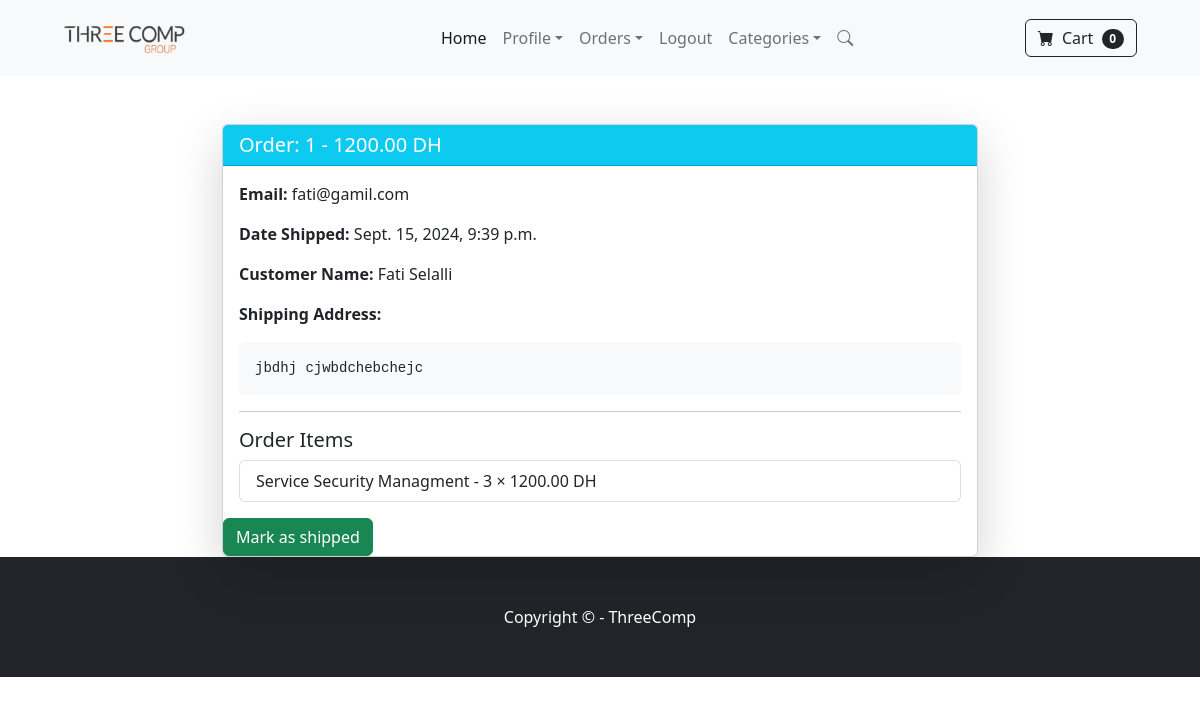
/payment/orders/1 (signed in), run on the app's committed database.
### payment/models.py (models this page shows, shortened)
class Order(models.Model):
    user = models.ForeignKey(User, on_delete=models.CASCADE, null=True, blank=True)
    full_name = models.CharField(max_length=250)
    email = models.EmailField(max_length=250)
    shipping_address = models.TextField(max_length=1500)
    amount_paid = models.DecimalField(max_digits=7, decimal_places=2)
    date_ordered = models.DateTimeField(auto_now_add=True)
    shipped = models.BooleanField(default=False)
    date_shipped = models.DateTimeField( null=True, blank=True)

class OrderItem(models.Model):
    order = models.ForeignKey(Order, on_delete=models.CASCADE, null=True)
    produit = models.ForeignKey(produit, on_delete=models.CASCADE, null=True)
    user = models.ForeignKey(User, on_delete=models.CASCADE, null=True, blank=True)
    quantity = models.PositiveBigIntegerField(default=1)
    price = models.DecimalField(max_digits=7, decimal_places=2)

### Ecommerce_Website/models.py (models this page shows)
class produit(models.Model):
    DISPO_CHOICES = [
        ('DISPO', 'DISPONIBLE'),
        ('REP', 'RUPTURE DE STOCK'),
        ('SALE', 'SALE'),
    ]
    name = models.CharField(max_length=100)
    price = models.DecimalField(default=0, decimal_places=2, max_digits=6)
    categorie = models.ForeignKey(categories, on_delete=models.CASCADE, default=1)  # Par défaut, une catégorie
    description = HTMLField()  # Utiliser RichTextField pour les descriptions riches
    dispo = models.CharField(max_length=6, choices=DISPO_CHOICES, default='DISPO')
    image1 = models.ImageField(upload_to='produit/')
    is_sale = models.BooleanField(default=False)
    sale_price = models.DecimalField(default=0, decimal_places=2, max_digits=6)
    def __str__(self):
        return self.name
    class Meta:
        verbose_name_plural = 'Les Produits'

### payment/views.py (the view, shortened to what this page needs)
# urls.py: path('orders/<int:pk>',views.orders,name='orders'),
def orders(request, pk):
    if request.user.is_authenticated and request.user.is_superuser:
        orders = Order.objects.get(id=pk)
        items = OrderItem.objects.filter(order=pk)
        return render(request, 'orders.html',{'orders':orders,'items':items})
    else:
        messages.success(request, "Access Denied !!")
        return redirect('base')

### cart/cart.py (called while the page is built)
    def __len__(self):
        return len(self.cart)

### cart/context_processors.py (called while the page is built)
def cart(request):
    return {'cart': Cart(request)}

### payment/Templates/orders.html (shortened to what this page needs)
{% extends 'Ecom/base.html' %}
{% load static %}
{% block content %}
<div class="container mt-5">
    <div class="row justify-content-center">
        <div class="col-lg-8">
            <div class="card shadow-lg">
                <div class="card-header bg-info text-white">
                    <h5 class="mb-0">Order: {{ orders.id }} - {{ orders.amount_paid }} DH</h5>
                </div>
                <div class="card-body">
                    <p><strong>Email:</strong> {{ orders.email }}</p>
                    {% if orders.date_shipped %}
                        <p><strong>Date Shipped:</strong> {{ orders.date_shipped }}</p>
                    {% else %}
                        <p><strong>Date Ordered:</strong> {{ orders.date_ordered }}</p>
                    {% endif %}
                    <p><strong>Customer Name:</strong> {{ orders.full_name }}</p>
                    <p><strong>Shipping Address:</strong></p>
                    <pre class="p-3 bg-light rounded">{{ orders.shipping_address }}</pre>
                    <hr>
                    <h5>Order Items</h5>
                    <ul class="list-group">
                        {% for item in items %}
                            <li class="list-group-item d-flex justify-content-between align-items-center">
                                {{ item.produit }} - {{ item.quantity }} × {{ item.price }} DH
                            </li>
                        {% empty %}
                            <li class="list-group-item text-center">No items found in this order.</li>
                        {% endfor %}
                    </ul>
                </div>
                {% if not orders.shipped %}
                    <form  method="post">
                        <button type="submit" class="btn btn-success">Mark as shipped</button>
                    </form>
                    {% else %}
                    <form  method="post">
                        {% csrf_token %}
                        <input type="hidden" name="shipping_status" value="false">
                        <button type="submit" class="btn btn-danger">Mark as Not shipped</button>
                    </form>
                    {% endif %}
            </div>
        </div>
    </div>
</div>
{% endblock content %}

### data on the page
Order: id "1", amount_paid "1200.00", email "fati@gamil.com", date_shipped "Sept. 15, 2024, 9:39 p.m.", full_name "Fati Selalli", shipping_address "jbdhj cjwbdchebchejc"
OrderItem: produit "Service Security Managment", quantity "3", price "1200.00"

### other printed values
{{ cart|length }} "0"
